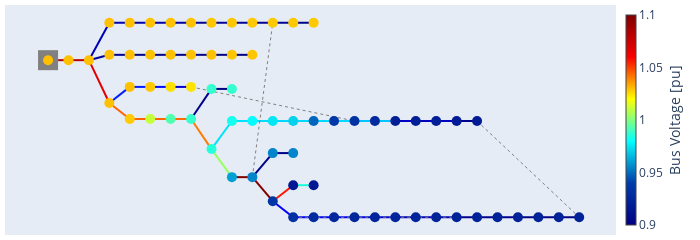

The cell this chart's notebook holds for it:
### Code cell
pp.runpp(network)
pp.plotting.plotly.pf_res_plotly(network, auto_open=False)
